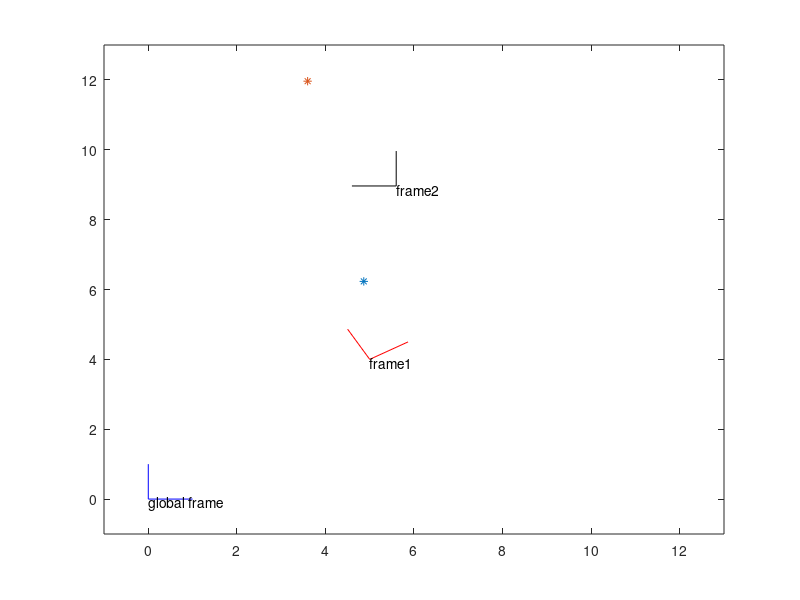

The MATLAB source for this figure:
clc; clear

% pose1 in global frame
p1 = [5, 4, pi/6];
theta = p1(3);
R1 = [cos(theta), -sin(theta); sin(theta), cos(theta)];
t1 = [p1(1); p1(2)];
T1 = [R1 t1; 0 0 1]

% pose2 relative to pose1
p2_1 = [3, 4, pi/3];
theta = p2_1(3);
R2_1 = [cos(theta), -sin(theta); sin(theta), cos(theta)];
t2_1 = [p2_1(1); p2_1(2)];
T2_1 = [R2_1 t2_1; 0 0 1]

% pose2 in global frame
T2 = T1 * T2_1

disp('transform point in 2')
pa_1 = [1,2,1]';
pa_g = T1*pa_1
inv_T2_1 = inv(T2_1)
pa_2 = T2_1\pa_1

disp('transform point in 3')
pb_2 = [3,2,1]';
pb_1 = T2_1 * pb_2
pb_g = T2 * pb_2


% x, y axes in homogeneous coordinates
baisic_axes = [0 0 1; 1 0 1; 0 1 1]';
frameg = baisic_axes;   % in global frame
frame1 = T1 * baisic_axes; % transform to frame1
frame2 = T2 * baisic_axes; % transform to frame2

% plot global frame with blue line
hold off
plot(frameg(1, [1 2]), frameg(2, [1 2]), 'b-', frameg(1, [1 3]), frameg(2, [1 3]), 'b-')
text(frameg(1, 1), frameg(2, 1)-0.1, 'global frame')
hold on
% plot frame1 with red line
plot(frame1(1, [1 2]), frame1(2, [1 2]), 'r-', frame1(1, [1 3]), frame1(2, [1 3]), 'r-')
text(frame1(1, 1), frame1(2, 1)-0.1, 'frame1')
% plot frame2 with black line
plot(frame2(1, [1 2]), frame2(2, [1 2]), 'k-', frame2(1, [1 3]), frame2(2, [1 3]), 'k-')
text(frame2(1, 1), frame2(2, 1)-0.1, 'frame2')
axis([-1 13 -1 13])

plot(pa_g(1), pa_g(2), '*')
plot(pb_g(1), pb_g(2), '*')
